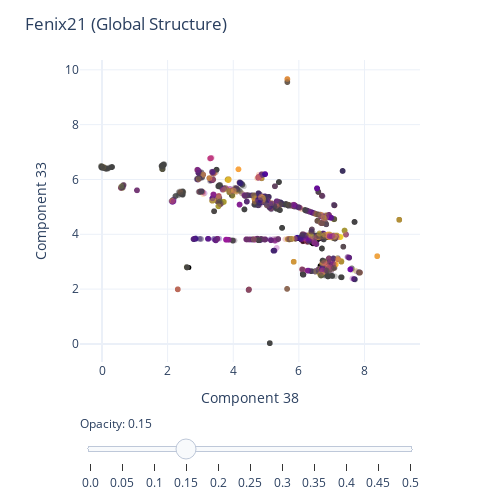

Here is the notebook cell this chart was saved with:
### Code cell
fig = px.scatter(
    data_frame = train_df,
    x = dim1,
    y = dim2, # Change components to visualize each of the 30 dimensions
    color = "Media Cluster",
    hover_data = ["taxon_id", "Target", "KMeans Cluster"],
    opacity = 0.3,
    width=500, 
    height=500
) 

# Add the test points as a scatter trace
fig.add_trace(
    go.Scatter(
        x=test_df[dim1],  # x coordinates
        y=test_df[dim2],  # y coordinates
        mode='markers',
        marker=dict(
            color='black',  
            size=5,  
            opacity=1.0 
        ),
        text=test_df["taxon_id"]  # marker hover text
    )
)

# Opacity slider
steps = []
for i in range(11):  # 0 to 1 in steps of 0.1
    step = dict(
        method="restyle",
        args=[{"marker.opacity": [i/20]}, [0]],  # Adjust opacity of the first trace only
        label=str(i/20)
    )
    steps.append(step)
sliders = [dict(
    active=3,  # initial value corresponding to opacity=0.3
    currentvalue={"prefix": "Opacity: "},
    pad={"t": 50},
    steps=steps
)]

fig.update_coloraxes(showscale=False)
fig.update_layout(
    sliders=sliders,
    title="Fenix21 (Global Structure)",
    template="plotly_white",
    showlegend=False,
    autosize=True
)

# Comp 33, 38
#fig.update_yaxes(range=[2, 8]) #Local
#fig.update_xaxes(range=[2, 4.5]) #Local: [2, 4.5], #Global: [1.75, 7]

# Comp 14, 40
#fig.update_yaxes(range=[4.5, 6])
#fig.update_xaxes(range=[2.5, 6])

#fig.update_yaxes(range=[2.25, 4.25])
#fig.update_xaxes(range=[2, 8])

fig.show()

### Figure 1 — Plotly figure (JSON) as saved in the notebook; plotly's stock layout.template omitted (floating-point values rounded to 4 significant figures; data arrays with more than 128 entries replaced by an {"elided": "..."} marker saying what was removed)
{"data": [{"customdata": {"elided": "8464x3 mixed values"}, "hovertemplate": "Component 38=%{x}<br>Component 33=%{y}<br>taxon_id=%{customdata[0]}<br>Target=%{customdata[1]}<br>KMeans Cluster=%{customdata[2]}<br>Media Cluster=%{marker.color}<extra></extra>", "legendgroup": "", "marker": {"color": {"elided": "8464 int values"}, "coloraxis": "coloraxis", "opacity": 0.3, "symbol": "circle"}, "mode": "markers", "name": "", "showlegend": false, "type": "scattergl", "x": {"elided": "8464 float values"}, "xaxis": "x", "y": {"elided": "8464 float values"}, "yaxis": "y"}, {"marker": {"color": "black", "opacity": 1, "size": 5}, "mode": "markers", "text": {"elided": "247 str values"}, "type": "scatter", "x": {"elided": "247 float values"}, "y": {"elided": "247 float values"}}], "layout": {"autosize": true, "coloraxis": {"colorbar": {"title": {"text": "Media Cluster"}}, "colorscale": [[0, "#0d0887"], [0.1111, "#46039f"], [0.2222, "#7201a8"], [0.3333, "#9c179e"], [0.4444, "#bd3786"], [0.5556, "#d8576b"], [0.6667, "#ed7953"], [0.7778, "#fb9f3a"], [0.8889, "#fdca26"], [1, "#f0f921"]], "showscale": false}, "height": 500, "legend": {"tracegroupgap": 0}, "margin": {"t": 60}, "showlegend": false, "sliders": [{"active": 3, "currentvalue": {"prefix": "Opacity: "}, "pad": {"t": 50}, "steps": [{"args": [{"marker.opacity": [0]}, [0]], "label": "0.0", "method": "restyle"}, {"args": [{"marker.opacity": [0.05]}, [0]], "label": "0.05", "method": "restyle"}, {"args": [{"marker.opacity": [0.1]}, [0]], "label": "0.1", "method": "restyle"}, {"args": [{"marker.opacity": [0.15]}, [0]], "label": "0.15", "method": "restyle"}, {"args": [{"marker.opacity": [0.2]}, [0]], "label": "0.2", "method": "restyle"}, {"args": [{"marker.opacity": [0.25]}, [0]], "label": "0.25", "method": "restyle"}, {"args": [{"marker.opacity": [0.3]}, [0]], "label": "0.3", "method": "restyle"}, {"args": [{"marker.opacity": [0.35]}, [0]], "label": "0.35", "method": "restyle"}, {"args": [{"marker.opacity": [0.4]}, [0]], "label": "0.4", "method": "restyle"}, {"args": [{"marker.opacity": [0.45]}, [0]], "label": "0.45", "method": "restyle"}, {"args": [{"marker.opacity": [0.5]}, [0]], "label": "0.5", "method": "restyle"}]}], "title": {"text": "Fenix21 (Global Structure)"}, "width": 500, "xaxis": {"anchor": "y", "domain": [0, 1], "title": {"text": "Component 38"}}, "yaxis": {"anchor": "x", "domain": [0, 1], "title": {"text": "Component 33"}}}}
